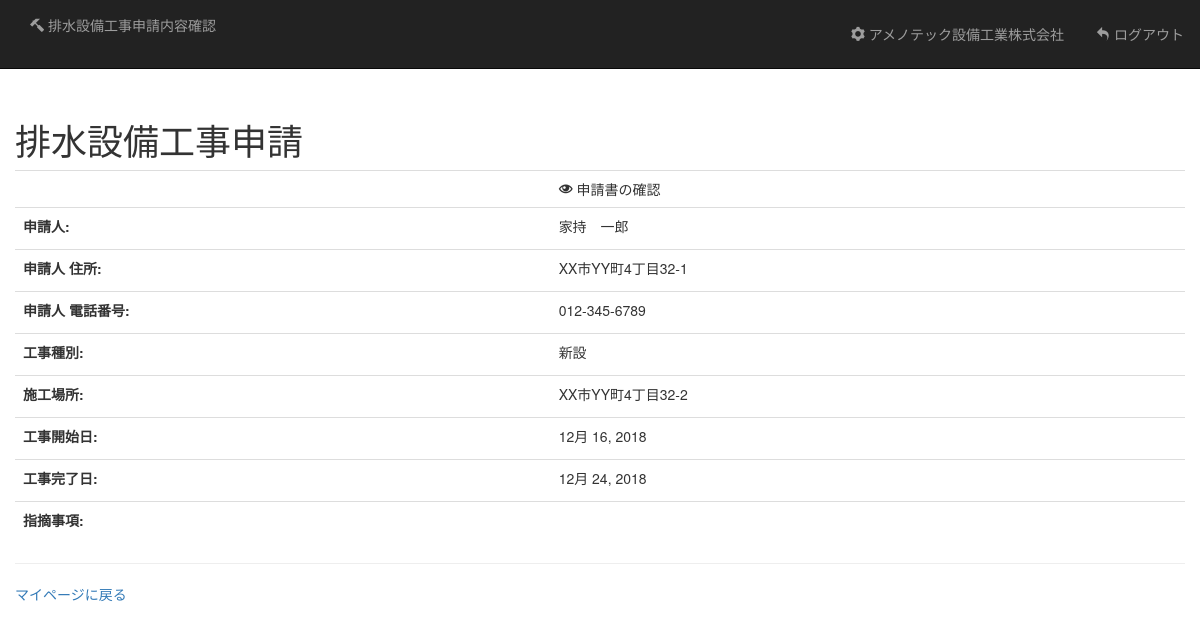
The page /preview/?id=1 (signed in) on the database its author committed.
### pyapp/models.py (models this page shows, shortened)
class ConstractorInfo(models.Model):
    username = models.CharField('ユーザー名', max_length=32)
    password = models.CharField('パスワード', max_length=32)
    registered = models.DateTimeField('登録日', default=datetime.datetime.now)
    constractor = models.CharField('会社名', max_length=256)
    representative = models.CharField('代表者　職氏名', max_length=256)
    address = models.CharField('所在地', max_length=512)
    tel = models.CharField('電話番号', max_length=16)

class RequestInfo(models.Model):
    username = models.CharField('ユーザー名', max_length=32) # 施工業者の識別ユーザー名
    registered = models.DateTimeField('提出日', auto_now_add=True)
    client = models.CharField('申請人', max_length=256)
    address = models.CharField('申請人 住所', max_length=512)
    tel = models.CharField('申請人 電話番号', max_length=16)
    constract = models.CharField('工事種別', max_length=1, choices=(('0', '新設'), ('1', '改造'), ('2', '増設')))
    place = models.CharField('施工場所', max_length=512)
    start = models.DateField('工事開始日')
    end = models.DateField('工事完了日')
    condition = models.IntegerField('状態（0:申請中、1:要訂正、2:訂正済、3:許可済、4:完了済）', default=0)
    findings = models.TextField('指摘事項', blank=True)

### pyapp/views.py (the view)
    def wrapper(request, *args):
        username = request.session.get('username')
        if username is None: # ユーザー名がセッションに保存されていなければloginページにリダイレクト
            return redirect('pyapp:login')
        try:
            obj = ConstractorInfo.objects.get(username=username)
            return func(request, obj, *args)
        except ConstractorInfo.DoesNotExist: # 有効なユーザー名でなければloginページにリダイレクト
            return redirect('pyapp:login')

### pyapp/views.py (called while the page is built)
def is_login(func):
    def wrapper(request, *args):
        username = request.session.get('username')
        if username is None: # ユーザー名がセッションに保存されていなければloginページにリダイレクト
            return redirect('pyapp:login')
        try:
            obj = ConstractorInfo.objects.get(username=username)
            return func(request, obj, *args)
        except ConstractorInfo.DoesNotExist: # 有効なユーザー名でなければloginページにリダイレクト
            return redirect('pyapp:login')
    return wrapper

def is_redable(request, constractor):
    ID = request.GET.get('id')
    if ID is None:
        return False, None
    else:
        try:
            obj = RequestInfo.objects.get(id=ID)
            return obj.username == constractor.username, obj
        except RequestInfo.DoesNotExist:
            return False, None

@is_login
def preview_constract(request, constractor):
    readabled, obj = is_redable(request, constractor)
    constract = ['新設', '改造', '増設']
    return render(request, 'preview.html', {
        'constractor': constractor,
        'client': obj.client if readabled else '－',
        'address': obj.address if readabled else '－',
        'tel': obj.tel if readabled else '－',
        'constract': constract[int(obj.constract)] if readabled else '－',
        'place': obj.place if readabled else '－',
        'start': obj.start if readabled else '－',
        'end': obj.end if readabled else '－',
        'findings': obj.findings if readabled else '－',
    })

### pyapp/templates/preview.html (shortened to what this page needs)
<!doctype html>
{% load staticfiles %}
<html lang="ja">
    <head>
        <link rel="stylesheet" href="{% static 'css/bootstrap.min.css' %}">
        <link rel="stylesheet" href="{% static 'css/iconmoon.css' %}">
        <link rel="stylesheet" href="{% static 'css/jquery-ui.min.css' %}">
        <link rel="stylesheet" href="{% static 'css/jquery-ui.structure.min.css' %}">
        <link rel="stylesheet" href="{% static 'css/jquery-ui.theme.min.css' %}">
    </head>
    <body>
        <nav class="navbar navbar-fixed-top navbar-inverse" role="navigation">
            <div class="container-fluid">
                <div class="navbar-header">
                    <p class="navbar-text"><i class="iconmoon-hammer"></i> 排水設備工事申請内容確認</p>
                </div>
                <div class="collapse navbar-collapse">
                    <ul class="nav navbar-nav navbar-right">
                        <li><a class="btn navbar-btn" href="/mypage/"><i class="iconmoon-cog"></i> {{ constractor.constractor }}</a></li>
                        <li><a class="btn navbar-btn" href="/logout/"><i class="iconmoon-undo2"></i> ログアウト</a></li>
                    </ul>
                </div>
            </div>
        </nav>
        <div class="container" style="padding:100px 0 0 0">
            <h1>排水設備工事申請</h1>
            <table class="table">
                <tr><td></td><td><i class="iconmoon-eye"></i> 申請書の確認</td></tr>
                <tr><th><label>申請人:</label></th><td>{{ client }}</td></tr>
                <tr><th><label>申請人 住所:</label></th><td>{{ address }}</td></tr>
                <tr><th><label>申請人 電話番号:</label></th><td>{{ tel }}</td></tr>
                <tr><th><label>工事種別:</label></th><td>{{ constract }}</td></tr>
                <tr><th><label>施工場所:</label></th><td>{{ place }}</td></tr>
                <tr><th><label>工事開始日:</label></th><td>{{ start }}</td></tr>
                <tr><th><label>工事完了日:</label></th><td>{{ end }}</td></tr>
                <tr><th><label>指摘事項:</label></th><td>{{ findings }}</td></tr>
            </table>
            <hr />
            <a href='/mypage/'>マイページに戻る</a>
        </div>
    </body>
</html>

### rows shown on the page
ConstractorInfo: constractor "アメノテック設備工業株式会社"
RequestInfo: client "家持 一郎", address "XX市YY町4丁目32-1", tel "012-345-6789", place "XX市YY町4丁目32-2", start "12月 16, 2018", end "12月 24, 2018"

### other values the page prints
{{ constract }} "新設"
